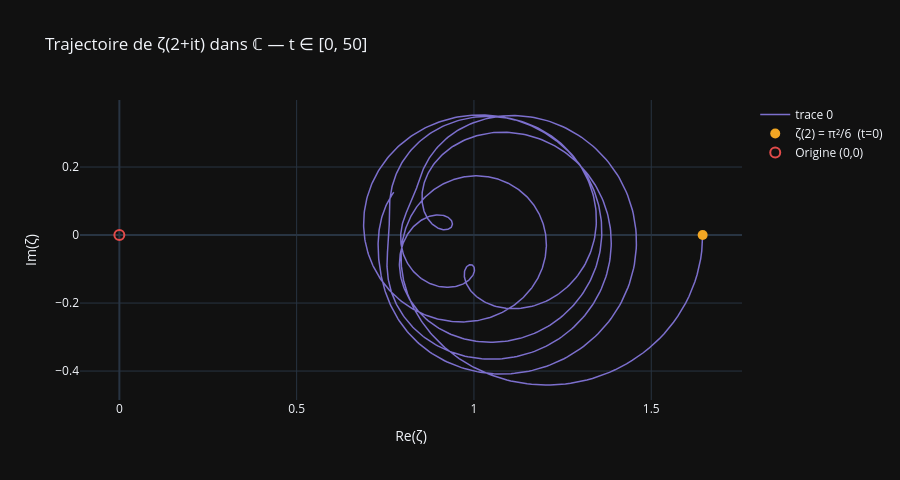

The notebook cell this image was saved under:
### Markdown cell above
## ζ(s) pour s complexe — les termes tournent

Quand $s = \sigma + it$ est complexe, chaque terme de la série devient :

$$\frac{1}{n^s} = \frac{1}{n^{\sigma + it}} = \frac{1}{n^\sigma} \cdot e^{-it \ln n}$$

Le facteur $e^{-it\ln n} = \cos(t\ln n) - i\sin(t\ln n)$ est un vecteur qui **tourne** dans le plan complexe.
Chaque terme $n$ tourne à une vitesse différente ($\ln n$), avec une amplitude $\frac{1}{n^\sigma}$ qui décroît.

La somme $\zeta(s)$ est donc une addition de vecteurs tournants. Elle trace des **spirales** quand $t$ varie.

### Code cell
# Trajectoire de ζ(2+it) dans le plan complexe
t_vals = np.linspace(0, 50, 2000)

zeta_s2   = [complex(mpmath.zeta(2.0 + 1j*t)) for t in t_vals]
re_s2     = [z.real for z in zeta_s2]
im_s2     = [z.imag for z in zeta_s2]

fig = go.Figure()
fig.add_trace(go.Scatter(
    x=re_s2, y=im_s2,
    mode="lines",
    line=dict(color=COLOR_MAIN, width=1.5),
    hovertemplate="Re=%{x:.3f}<br>Im=%{y:.3f}<extra>σ=2</extra>"
))

# Point de départ : ζ(2) = π²/6
fig.add_trace(go.Scatter(
    x=[np.pi**2/6], y=[0],
    mode="markers",
    marker=dict(color=COLOR_ACCENT, size=10),
    name="ζ(2) = π²/6  (t=0)"
))

fig.add_trace(go.Scatter(
    x=[0], y=[0], mode="markers",
    marker=dict(color=COLOR_DANGER, size=10, symbol="circle-open", line_width=2),
    name="Origine (0,0)"
))

fig.update_layout(
    template=TEMPLATE,
    title="Trajectoire de ζ(2+it) dans ℂ — t ∈ [0, 50]",
    xaxis_title="Re(ζ)", yaxis_title="Im(ζ)",
    height=480
)
fig.show()
print(f"t=0  : ζ(2+0i) = {zeta_s2[0]:.4f}  (= π²/6 = {np.pi**2/6:.4f})")
print(f"La trajectoire boucle mais ne passe jamais par l'origine pour σ=2.")

### Figure 1 — Plotly figure (JSON) as saved in the notebook; plotly's stock layout.template omitted (floating-point values rounded to 4 significant figures; data arrays with more than 128 entries replaced by an {"elided": "..."} marker saying what was removed)
{"data": [{"hovertemplate": "Re=%{x:.3f}<br>Im=%{y:.3f}<extra>σ=2</extra>", "line": {"color": "#7C6FCD", "width": 1.5}, "mode": "lines", "type": "scatter", "x": {"elided": "2000 float values"}, "y": {"elided": "2000 float values"}}, {"marker": {"color": "#F2A623", "size": 10}, "mode": "markers", "name": "ζ(2) = π²/6  (t=0)", "type": "scatter", "x": [1.645], "y": [0]}, {"marker": {"color": "#E24B4A", "line": {"width": 2}, "size": 10, "symbol": "circle-open"}, "mode": "markers", "name": "Origine (0,0)", "type": "scatter", "x": [0], "y": [0]}], "layout": {"height": 480, "title": {"text": "Trajectoire de ζ(2+it) dans ℂ — t ∈ [0, 50]"}, "xaxis": {"title": {"text": "Re(ζ)"}}, "yaxis": {"title": {"text": "Im(ζ)"}}}}
